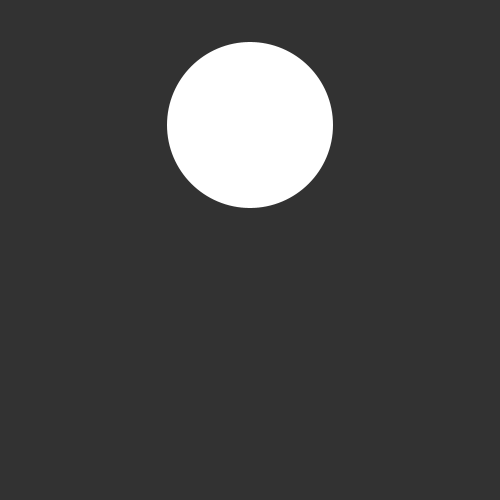
Frame 1 (no input)
Frame 60 (the mouse pressed at the canvas centre just before this capture): identical to frame 1, image omitted
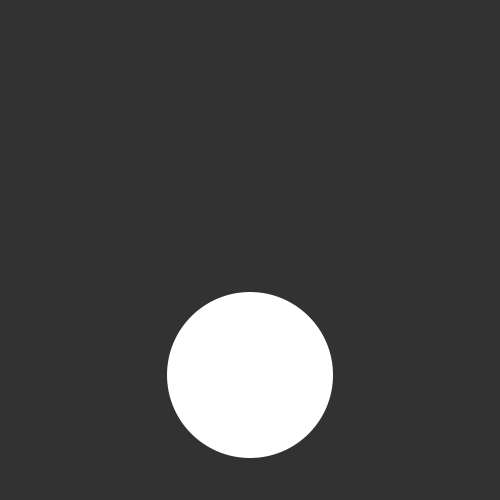
Frame 120 (the mouse held since frame 60 and released just before this capture)

The Processing sketch that drew these frames (run headless with seeded random() and noise(); from frame 60 on, the mouse is pressed at the canvas centre):

// Processing sketch: 07_else_statements
// ── 07_else_statements.pde
// An else statement will run a block of code if the corresponding if statement's condition
// evaluated to false. You can't use an else statement without an if statement.

void setup() {
  size(500, 500);
}

void draw() {
  background(50);
  noStroke();
  fill(255);

  // if the mouse is in the upper half of the window, draw a circle in the upper half
  if (mouseY < height / 2) {
    ellipse(width / 2, height / 4, width / 3, width / 3);
  }
  // otherwise, draw a circle in the lower half of the screen
  // this is the same as: if (mouseY >= height / 2)
  else {
    ellipse(width / 2, height * 3 / 4, width / 3, width / 3);
  }
}
